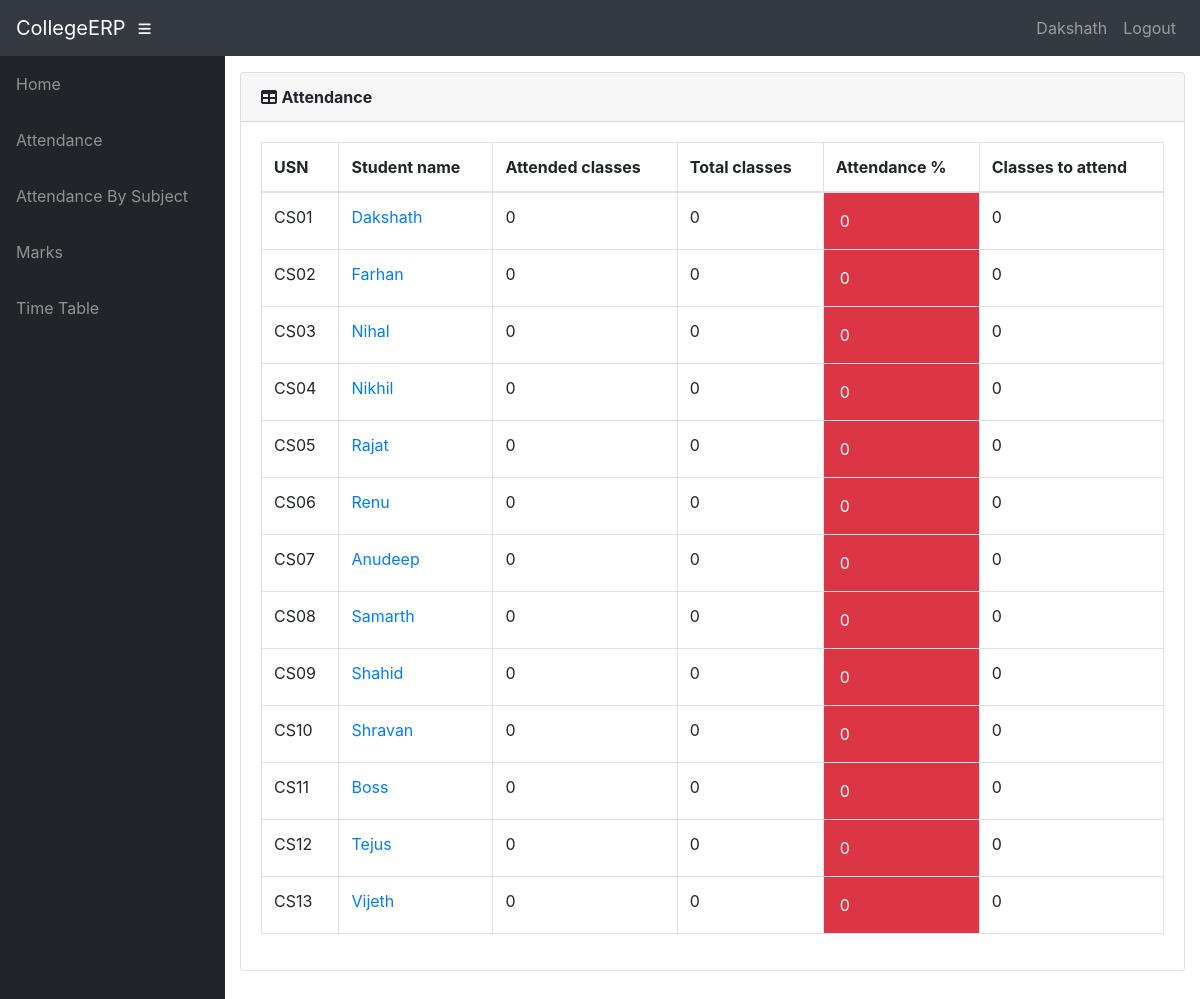
The app's page /teacher/4/Students/attendance/ (signed in) with its own data.
### info/models.py (models this page shows, shortened)
class User(AbstractUser):
    @property
    def is_student(self):
        if hasattr(self, 'student'):
            return True
        return False

class Student(models.Model):
    user = models.OneToOneField(User, on_delete=models.CASCADE, null=True)
    class_id = models.ForeignKey(Class, on_delete=models.CASCADE, default=1)
    USN = models.CharField(primary_key='True', max_length=100)
    name = models.CharField(max_length=200)
    sex = models.CharField(max_length=50, choices=sex_choice, default='Male')
    DOB = models.DateField(default='1998-01-01')
    def __str__(self):
        return self.name

class AttendanceTotal(models.Model):
    course = models.ForeignKey(Course, on_delete=models.CASCADE)
    student = models.ForeignKey(Student, on_delete=models.CASCADE)
    class Meta:
        unique_together = (('student', 'course'),)
    @property
    def att_class(self):
        stud = Student.objects.get(name=self.student)
        cr = Course.objects.get(name=self.course)
        att_class = Attendance.objects.filter(course=cr, student=stud, status='True').count()
        return att_class
    @property
    def total_class(self):
        stud = Student.objects.get(name=self.student)
        cr = Course.objects.get(name=self.course)
        total_class = Attendance.objects.filter(course=cr, student=stud).count()
        return total_class
    @property
    def attendance(self):
        stud = Student.objects.get(name=self.student)
        cr = Course.objects.get(name=self.course)
        total_class = Attendance.objects.filter(course=cr, student=stud).count()
        att_class = Attendance.objects.filter(course=cr, student=stud, status='True').count()
        if total_class == 0:
            attendance = 0
        else:
            attendance = round(att_class / total_class * 100, 2)
        return attendance
    @property
    def classes_to_attend(self):
        stud = Student.objects.get(name=self.student)
        cr = Course.objects.get(name=self.course)
        total_class = Attendance.objects.filter(course=cr, student=stud).count()
        att_class = Attendance.objects.filter(course=cr, student=stud, status='True').count()
        cta = math.ceil((0.75 * total_class - att_class) / 0.25)
        if cta < 0:
            return 0
        return cta

class Course(models.Model):
    dept = models.ForeignKey(Dept, on_delete=models.CASCADE)
    id = models.CharField(primary_key='True', max_length=50)
    name = models.CharField(max_length=50)
    shortname = models.CharField(max_length=50, default='X')
    def __str__(self):
        return self.name

### info/views.py (the view)
@login_required()
def t_student(request, assign_id):
    ass = Assign.objects.get(id=assign_id)
    att_list = []
    for stud in ass.class_id.student_set.all():
        try:
            a = AttendanceTotal.objects.get(student=stud, course=ass.course)
        except AttendanceTotal.DoesNotExist:
            a = AttendanceTotal(student=stud, course=ass.course)
            a.save()
        att_list.append(a)
    return render(request, 'info/t_students.html', {'att_list': att_list})

### info/templates/info/t_students.html
{% extends 'info/base.html' %}
    {% load static %}
    {% block content %}
                  <div class="card mb-3">
            <div class="card-header">
              <i class="fas fa-table"></i>
            <b>Attendance</b></div>
            <div class="card-body">
              <div class="table-responsive">
                <table class="table table-bordered" id="dataTable" width="100%" cellspacing="0">
                  <thead>
                    <tr>
                        <th>USN</th>
                        <th>Student name</th>
                        <th>Attended classes</th>
                        <th>Total classes</th>
                        <th>Attendance %</th>
                        <th>Classes to attend</th>
                    </tr>
                  </thead>
                  <tbody>
                    {% for a in att_list %}
                    <tr>
                        <td>{{ a.student_id }}</td>
                        <td><a href="{% url 't_attendance_detail' a.student.USN a.course_id %}">{{ a.student.name }}</a></td>
                        <td>{{ a.att_class }}</td>
                        <td>{{ a.total_class }}</td>
                        {% if a.attendance < 75 %}
                            <td class="p-3 mb-2 bg-danger text-white">{{ a.attendance }}</td>
                        {% else %}
                            <td class="p-3 mb-2 bg-success text-white">{{ a.attendance }}</td>
                        {% endif %}
                        <td>{{ a.classes_to_attend }}</td>
                    </tr>
                    {% empty %}
                            <p>No students</p>
                    {% endfor %}
                  </tbody>
                </table>
              </div>
            </div>
          </div>
    {% endblock %}

### info/templates/info/base.html (shortened to what this page needs)
<!DOCTYPE html>
<html lang="en">
  <head>
      {% load static %}
    <link href="{% static '/info/bootstrap/vendor/bootstrap/css/bootstrap.min.css' %}" rel="stylesheet">
    <link href="{% static '/info/bootstrap/vendor/fontawesome-free/css/all.min.css' %}" rel="stylesheet" type="text/css">
    <link href="{% static '/info/bootstrap/vendor/datatables/dataTables.bootstrap4.css' %}" rel="stylesheet">
    <link href="{% static '/info/bootstrap/css/sb-admin.css' %}" rel="stylesheet">
  </head>
  <body id="page-top">
    <nav class="navbar navbar-expand navbar-dark bg-dark static-top">
      <a class="navbar-brand mr-1" href="{% url 'index' %}">CollegeERP</a>
      <button class="btn btn-link btn-sm text-white order-1 order-sm-0" id="sidebarToggle" href="#">
        <i class="fas fa-bars"></i>
      </button>
        <div class="collapse navbar-collapse" id="navbarResponsive">
          <ul class="navbar-nav ml-auto">
            <li class="nav-item">
                {% if request.user.is_student %}
                    <a class="nav-link text-capitalize">{{ request.user.student.name }}</a>
                {% elif request.user.is_teacher %}
                    <a class="nav-link text-capitalize">{{ request.user.teacher.name }}</a>
                {% endif %}
            </li>
            <li class="nav-item">
                <a class="nav-link" href="#" data-toggle="modal" data-target="#logoutModal">Logout</a>
            </li>
          </ul>
        </div>
    </nav>
    <div id="wrapper">
      <ul class="sidebar navbar-nav">
            <li class="nav-item">
              <a class="nav-link" href="{% url 'index' %}">
                <span>Home</span>
              </a>
            </li>
        {% if request.user.is_student %}
            <li class="nav-item">
              <a class="nav-link" href="{% url 'attendance' request.user.student.USN %}">
                <span>Attendance</span>
              </a>
            </li>
            <li class="nav-item">
              <a class="nav-link" href="{% url 'attendance' request.user.student.USN %}">
                <span>Attendance By Subject</span>
              </a>
            </li>
            <li class="nav-item">
              <a class="nav-link" href="{% url 'marks_list' request.user.student.USN %}">
                <span>Marks</span>
              </a>
            </li>
              <li class="nav-item">
              <a class="nav-link" href="{% url 'timetable' request.user.student.class_id_id %}">
                <span>Time Table</span>
              </a>
            </li>
        {% endif %}
      </ul>
      <div id="content-wrapper">
        <div class="container-fluid">
            {% block content %}
            {% endblock %}
        </div>
      </div>
    </div>
  </body>
</html>

### records on screen
User: user.student.name "Dakshath"
AttendanceTotal: student_id "CS01", student.name "Dakshath", att_class "0", total_class "0", attendance "0", classes_to_attend "0"
AttendanceTotal: student_id "CS02", student.name "Farhan", att_class "0", total_class "0", attendance "0", classes_to_attend "0"
AttendanceTotal: student_id "CS03", student.name "Nihal", att_class "0", total_class "0", attendance "0", classes_to_attend "0"
AttendanceTotal: student_id "CS04", student.name "Nikhil", att_class "0", total_class "0", attendance "0", classes_to_attend "0"
AttendanceTotal: student_id "CS05", student.name "Rajat", att_class "0", total_class "0", attendance "0", classes_to_attend "0"
AttendanceTotal: student_id "CS06", student.name "Renu", att_class "0", total_class "0", attendance "0", classes_to_attend "0"
AttendanceTotal: student_id "CS07", student.name "Anudeep", att_class "0", total_class "0", attendance "0", classes_to_attend "0"
AttendanceTotal: student_id "CS08", student.name "Samarth", att_class "0", total_class "0", attendance "0", classes_to_attend "0"
AttendanceTotal: student_id "CS09", student.name "Shahid", att_class "0", total_class "0", attendance "0", classes_to_attend "0"
AttendanceTotal: student_id "CS10", student.name "Shravan", att_class "0", total_class "0", attendance "0", classes_to_attend "0"
AttendanceTotal: student_id "CS11", student.name "Boss", att_class "0", total_class "0", attendance "0", classes_to_attend "0"
AttendanceTotal: student_id "CS12", student.name "Tejus", att_class "0", total_class "0", attendance "0", classes_to_attend "0"
AttendanceTotal: student_id "CS13", student.name "Vijeth", att_class "0", total_class "0", attendance "0", classes_to_attend "0"
